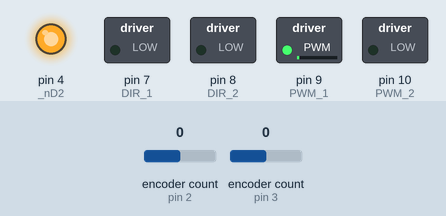
A sketch run on a simulated Arduino Uno, built with avr-gcc and run on an emulated ATmega328P. Parts: switched loads named in the sketch (green lamp = pin HIGH), output pins drawn as LEDs (lit = HIGH). The inputs (shaded band) are chosen by the test bench; at power-on: encoder count (sensors on pin 2, pin 3) 0. What the sketch prints to the serial monitor is not drawn.

Above: at 1.2 s.
1.3 s: encoder count (sensor on pin 2) set to -1
At 2.8 s:
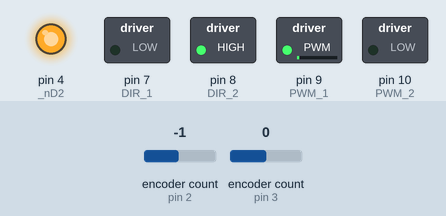
4.3 s: encoder count (sensor on pin 2) set to -2
At 4.8 s:
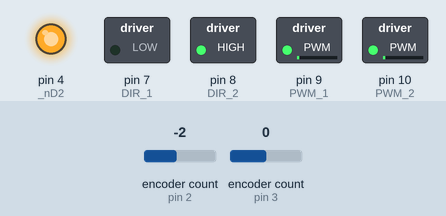
7.3 s: encoder count (sensor on pin 2) set to 2
At 8.8 s:
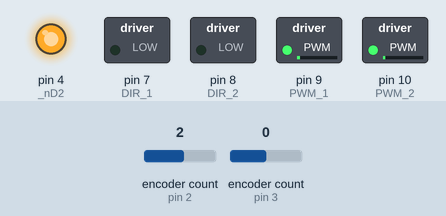
10.3 s: encoder count (sensor on pin 3) set to 4
13.3 s: encoder count (sensor on pin 3) set to 3
At 28.2 s:
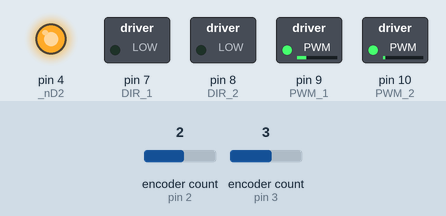
Timing chart, 0 to 33.2 s (numbered marks = the images above; inputs shaded):
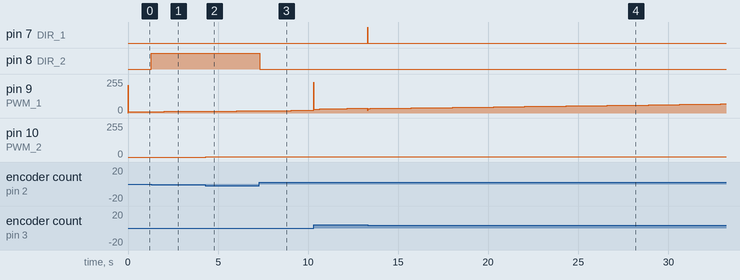

Measured:
- after the input at 1.3 s, pin 8 (DIR_2): LOW → HIGH at once
- after the input at 4.3 s, pin 10 (PWM_2): 0/255 → 1/255 at once
- after the input at 7.3 s, pin 8 (DIR_2): HIGH → LOW at once
- after the input at 13.3 s, pin 7 (DIR_1): LOW → HIGH at once, → LOW 0.01 s later

The sketch:

endeff_test.ino
```cpp
/**********************************************************************************

***********************************************************************************/
#include <Encoder.h>
//#include <ros.h>
//#include <std_msgs/Float64MultiArray.h>
//#include <geometry_msgs/Pose2D.h>
//#include "Endeffector_helper.h"
//
//PathPlanner pathPlanner;      // path planner
//
//// ================================================================
//// ===               ROS                   ===
//// ================================================================
//ros::NodeHandle node_handle;
////std_msgs::UInt16 ee_mode;
//geometry_msgs::Pose2D set_ee_pose;
//
//void subscriberCallback(const std_msgs::Float64MultiArray& ee_mode) {
//   pathPlanner.current_mode = ee_mode.data[0];
//   pathPlanner.desired_y_e = ee_mode.data[1];
//   pathPlanner.desired_theta = ee_mode.data[2];
//}
//
//ros::Subscriber<std_msgs::Float64MultiArray> ee_mode_subscriber("ee_mode", &subscriberCallback); // "ee_mode" is the topic name, &subscriberCallback is the subscriber call back function
//ros::Publisher ee_pose_publisher("Set_EE_pose", &set_ee_pose); // "Set_EE_pose" is the name of the topic to publish, set_ee_pose is the variable type
//
//


// pathPlanner.set_mode(1) // Set mode (Usually a ros node should do this)
#define FK
//#define IK

// Manipulator dimensions and joint angle limits
const float l_1 = 0.09; // link1 lenth (m)
const float l_2 = 0.11185; // link2 lenth (m)
const float q1_limit = 120 * M_PI / 180; // joint angle limit for q1 (rad), M_PI is slightly more accurate and more portable then PI
const float q2_limit = 161.0 * M_PI / 180; // joint angle limit for q2 (rad), M_PI is slightly more accurate and more portable then PI


// ================================================================
// ===               PID FEEDBACK CONTROLLER                    ===
// ================================================================

// Provide PID controller gains here (use the gains from Lab 5 as your starting point

// Motor 1 requires higher gains due to larger moment of inertia
// Try 1.5 - 2.5 times the Motor 2 gains
float Kp_1 = 100;
float Kd_1 = 20;
float Ki_1 = 10;

// Motor 2 requires smaller gains compared to Motor 1
// Try 3 - 5 times the gains from previous lab
float Kp_2 = 100;
float Kd_2 = 0.0;
float Ki_2 = 0.0;

// control sampling period
#define period_us 10000  // microseconds (1 sec = 1000000 us)

// ================================================================
// ===               SERIAL OUTPUT CONTROL                      ===
// ================================================================

// Switch between built-in Serial Plotter and Matlab streaming
// comment out both to disable serial output

#define PRINT_DATA
//#define MATLAB_SERIAL_READ

// ================================================================
// ===               DFROBOT MOTOR SHIELD DEFINITION            ===
// ================================================================

const int
// motor connected to M1
PWM_1   = 9,
DIR_1   = 7;
const int
// motor connected to M2
PWM_2   = 10,
DIR_2   = 8;
int M1FB = A0; // To read current in milliamps
int M2FB = A1; // To read current in milliamps
int _nD2 = 4;
int _nSF = 12;
// ================================================================
// ===               ENCODER DEFINITION                         ===
// ================================================================

// The motor has a dual channel encoder and each has 120 counts per revolution
// The effective resolution is 480 CPR with quadrature decoding.
// Calibrate the conversion factor by hand.

float C2Rad1 = 1000/(2*PI); // TO DO: replace it with your conversion factor
float C2Rad2 = 98 * 12 * 4 / (2 * PI);

Encoder Mot1(3, 5);
Encoder Mot2(2, 6);

// ================================================================
// ===               VARIABLE DEFINITION                        ===
// ================================================================

double q_1 = 0.0, pre_q_1 = 0.0; // Current and previous joint angles of the motor 1
double q_2 = 0.0, pre_q_2 = 0.0; // Current and previous joint angles of the motor 2
double error_1, sum_error_1 = 0.0, d_error_1 = 0.0, filt_d_error_1 = 0.0, error_pre_1;
double error_2, sum_error_2 = 0.0, d_error_2 = 0.0, filt_d_error_2 = 0.0, error_pre_2;


float alpha = 0.25;    // low pass filter constant
unsigned long timer;
double loop_time = 0.01;
double Pcontrol, Icontrol, Dcontrol;
double pwm;
float vc;
double set_point_1 = 0; // Set point (desired joint position) for motor 1
double set_point_2 = 0; // Set point (desired joint position) for motor 2
float x_e, y_e, theta; // end-effector position
double q_1_ik, q_2_ik; // inverse kinematics solutions
int i = 0; // To generate waypoints of a path.

// ================================================================
// ===                      INITIAL SETUP                       ===
// ================================================================

void setup() {

  Serial.begin(115200);

  // configure motor shield M1 and M2 outputs
  pinMode(PWM_1, OUTPUT);
  pinMode(DIR_1, OUTPUT);
  pinMode(PWM_2, OUTPUT);
  pinMode(DIR_2, OUTPUT);
  pinMode(_nD2,OUTPUT);
  digitalWrite(_nD2,HIGH);
  pinMode(_nSF,INPUT);
//  node_handle.initNode(); // Initialize node
//  node_handle.advertise(ee_pose_publisher); // Advertise publisher
//  node_handle.subscribe(ee_mode_subscriber); // Subscribe to the subscriber
  delay(10);    // delay 0.01 second
}


// ================================================================
// ===                    MAIN PROGRAM LOOP                     ===
// ================================================================

void loop() {
  if (micros() - timer >= period_us) {

    timer = micros();

    // Joint position from the encoder counts

    q_1 = Mot1.read() / C2Rad1;    // convert to radians
    q_2 = Mot2.read() / C2Rad2;    // convert to radians

    //pathPlanner.setCurrentPos(q_1, q_2);

    // ================================================================
    // ===                    GET SETPOINT                          ===
    // ================================================================

    #ifdef FK
    set_point_1 = -0.1; // Radians
    set_point_2 = 0; // Radians
    #endif

//    #ifdef IK
//      if(pathPlanner.current_mode == 3) // Straight line up
//      {
//        i = i + 1;
//        y_e = pathPlanner.lower_ye + i*(pathPlanner.upper_ye - pathPlanner.lower_ye)/50; // Change 50 for tuning
//
//        if(y_e > pathPlanner.desired_y_e)
//        {
//          y_e = pathPlanner.desired_y_e;
//        }
//        theta = pathPlanner.desired_theta;
//      }
//      else
//      {
//        y_e = pathPlanner.desired_y_e; // Define value for testing
//        theta = pathPlanner.desired_theta; // Define value for testing
//      }
//
//      Inverse_K();
//    #endif
//    ee_pose_publisher.publish(&set_ee_pose); // Publish message
//    node_handle.spinOnce();
    // ================================================================
    // ===                    CONTROLLER CODE                       ===
    // ================================================================

    // PID controller for motor 1
    error_1 = set_point_1 - q_1;
    d_error_1 = (error_1 - error_pre_1) / loop_time;
    // 1st order filter to clean up noise
    filt_d_error_1 = alpha * d_error_1 + (1 - alpha) * filt_d_error_1;
    sum_error_1 += error_1 * loop_time;
    error_pre_1 = error_1;
    motorControl(DIR_1, PWM_1, error_1, d_error_1, sum_error_1, Kp_1, Kd_1, Ki_1);

    // PID controller for motor 2
    error_2 = set_point_2 - q_2;
    d_error_2 = (error_2 - error_pre_2) / loop_time;
    // 1st order filter to clean up noise
    filt_d_error_2 = alpha * d_error_2 + (1 - alpha) * filt_d_error_2;
    sum_error_2 += error_2 * loop_time;
    error_pre_2 = error_2;
    motorControl(DIR_2, PWM_2, error_2, d_error_2, sum_error_2, Kp_2, Kd_2, Ki_2);

    // ================================================================
    // ===                    PRINT DATA                            ===
    // ================================================================


#ifdef PRINT_DATA
    Serial.print("y_e theta: ");
    Serial.print(y_e);  Serial.print(", ");
    Serial.print(theta);  Serial.print("\t"); // print out  y_e, theta
    Serial.print("sp_1, q_1: ");
    Serial.print(set_point_1);  Serial.print(", ");
    Serial.print(q_1); Serial.print("\t"); // set_point_1, q_1
    Serial.print("sp_2, q_2: ");
    Serial.print(set_point_2);  Serial.print(", ");
    Serial.print(q_2); Serial.print("\t"); // set_point_2, q_2
    //  Serial.print(Mot1.read()); Serial.print("\t");
    //  Serial.print(Mot2.read()); Serial.print("\t");
    Serial.print("\n");
#endif

#ifdef MATLAB_SERIAL_READ
  Serial.print(timer / 1000000.0);   Serial.print("\t");
  Serial.print(set_point_1,4);    Serial.print("\t");
  Serial.print(q_1,4);    Serial.print("\t");
  Serial.print(set_point_2,4);    Serial.print("\t");
  Serial.print(q_2,4);    Serial.print("\t");
  Serial.print("\n");
#endif

    i++;  // change this line to i+=2; for every 2 degrees per samping period.
    //  delay(30);
  }
  loop_time = (micros() - timer) / 1000000.0;  //compute actual sample time
}


void Inverse_K()
{
  //You can use l_1, l_2 for the lenth of each link and x_e and y_e for the end-effector position.

  x_e = (2*l_2*cos(theta) + sqrt(pow(2*l_2*cos(theta),2) + 8*l_2*y_e*sin(theta) - 4*l_2*l_2 + 4 * l_1*l_1 - 4 * y_e * y_e))/2; // change sign before sqrt for othe direction
  q_1_ik = atan((y_e - l_2*sin(theta))/(x_e - l_2 * cos(theta)));
  q_2_ik = theta = q_1_ik;

//  set_ee_pose.x = x_e;
//  set_ee_pose.y = y_e;
//  set_ee_pose.theta = theta;
  // position limit constraints (update set_point_1 and set_point_2 when they are within the limits)
  if (abs(set_point_1) < q1_limit && abs(set_point_2) < q2_limit)
  {
    set_point_1 = q_1_ik;
    set_point_2 = q_2_ik;
  }
  else
  {
    Serial.print("Joint limit reached!");
  }
}

// ================================================================
// ===                   MOTOR CONTROLLER                       ===
// ================================================================

void motorControl(int DIR_x, int PWM_x, float error, float d_error, float sum_error, float Kp_x, float Kd_x, float Ki_x)
{
  float pwm_command;

  Pcontrol = error * Kp_x;
  Icontrol = sum_error * Ki_x;
  Dcontrol = d_error * Kd_x;

  Icontrol = constrain(Icontrol, -255, 255);  // I control saturation limits for anti-windup

  pwm_command = Pcontrol + Icontrol + Dcontrol;

  if (pwm_command > 0)
  { digitalWrite(DIR_x, HIGH);
    analogWrite(PWM_x, (int) constrain(pwm_command, 0, 255));
  }
  else
  {
    digitalWrite(DIR_x, LOW);
    analogWrite(PWM_x, (int) constrain(abs(pwm_command), 0, 255));
  }
}
```
